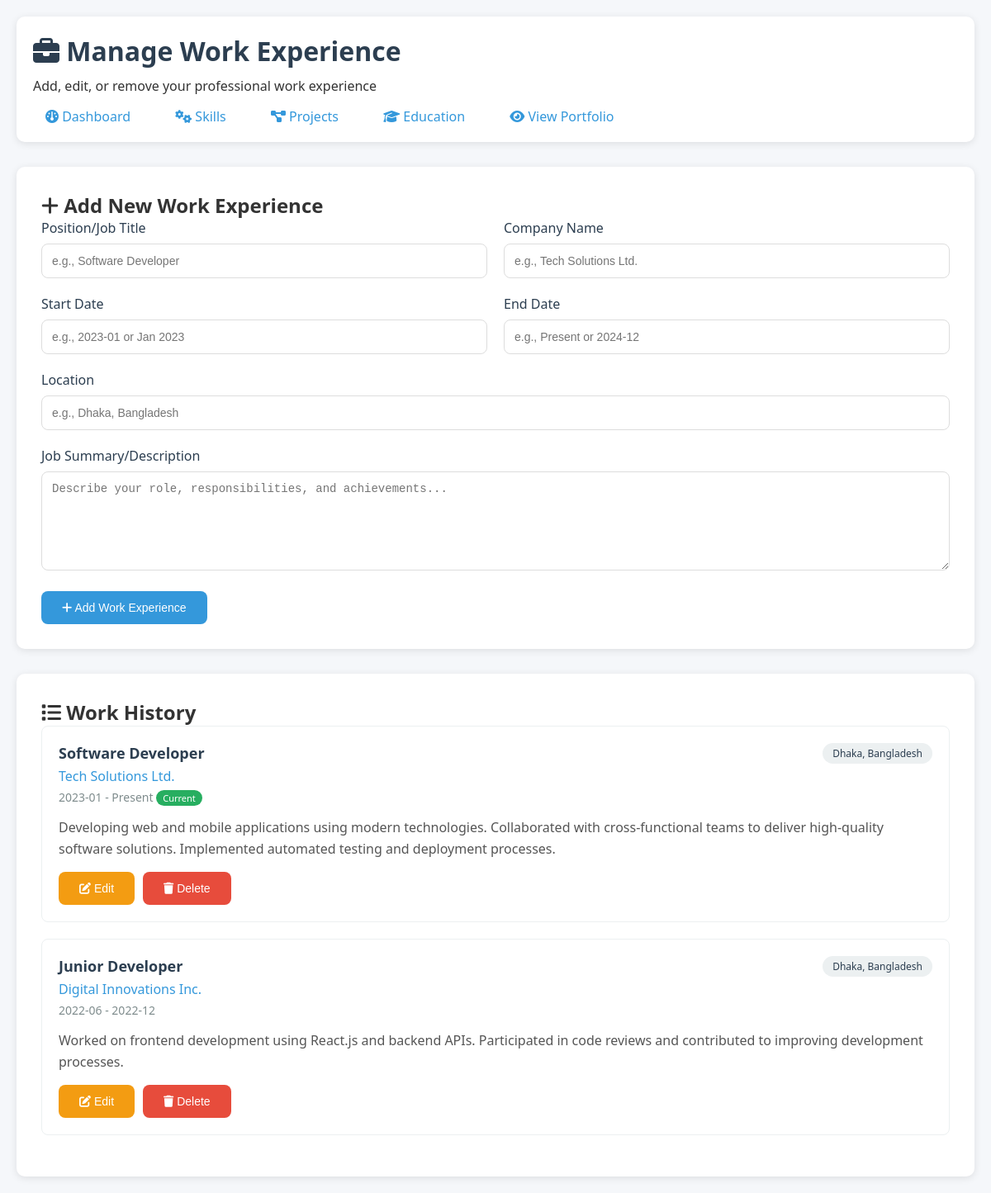
Screenshot of /admin/manage_work.php (signed in) with the database file from the repository.
### tables this page shows
CREATE TABLE work_experience (
    id INT AUTO_INCREMENT PRIMARY KEY,
    position VARCHAR(100) NOT NULL,
    company_name VARCHAR(100) NOT NULL,
    start_date VARCHAR(50),
    end_date VARCHAR(50),
    location VARCHAR(100),
    summary TEXT,
    achievements JSON,
    technologies JSON,
    is_current BOOLEAN DEFAULT FALSE,
    display_order INT DEFAULT 0,
    created_at TIMESTAMP DEFAULT CURRENT_TIMESTAMP,
    updated_at TIMESTAMP DEFAULT CURRENT_TIMESTAMP ON UPDATE CURRENT_TIMESTAMP,
    INDEX idx_company (company_name),
    INDEX idx_position (position),
    INDEX idx_current (is_current),
    INDEX idx_order (display_order)
);

### admin/manage_work.php (the view, shortened to what this page needs)
<?php
$db = new Database();
$conn = $db->getConnection();
$stmt = $conn->prepare("SELECT * FROM work_experience ORDER BY start_date DESC");
$stmt->execute();
$work_experiences = $stmt->fetchAll();
?>
<!DOCTYPE html>
<html lang="en">
<head>
    <link rel="stylesheet" href="https://cdnjs.cloudflare.com/ajax/libs/font-awesome/6.2.1/css/all.min.css">
</head>
<body>
    <div class="container">
        <div class="header">
            <h1><i class="fas fa-briefcase"></i> Manage Work Experience</h1>
            <p>Add, edit, or remove your professional work experience</p>
            <div class="nav-links">
                <a href="dashboard.php"><i class="fas fa-dashboard"></i> Dashboard</a>
                <a href="manage_skills.php"><i class="fas fa-cogs"></i> Skills</a>
                <a href="manage_projects.php"><i class="fas fa-project-diagram"></i> Projects</a>
                <a href="manage_education.php"><i class="fas fa-graduation-cap"></i> Education</a>
                <a href="../Naquib.htm" target="_blank"><i class="fas fa-eye"></i> View Portfolio</a>
            </div>
        </div>
        <div class="form-container">
            <h2><i class="fas fa-plus"></i> Add New Work Experience</h2>
            <form method="POST">
                <div class="form-row">
                    <div class="form-group">
                        <label for="position">Position/Job Title</label>
                        <input type="text" id="position" name="position" placeholder="e.g., Software Developer" required>
                    </div>
                    <div class="form-group">
                        <label for="company_name">Company Name</label>
                        <input type="text" id="company_name" name="company_name" placeholder="e.g., Tech Solutions Ltd." required>
                    </div>
                </div>
                <div class="form-row">
                    <div class="form-group">
                        <label for="start_date">Start Date</label>
                        <input type="text" id="start_date" name="start_date" placeholder="e.g., 2023-01 or Jan 2023" required>
                    </div>
                    <div class="form-group">
                        <label for="end_date">End Date</label>
                        <input type="text" id="end_date" name="end_date" placeholder="e.g., Present or 2024-12">
                    </div>
                </div>
                <div class="form-group">
                    <label for="location">Location</label>
                    <input type="text" id="location" name="location" placeholder="e.g., Dhaka, Bangladesh" required>
                </div>
                <div class="form-group">
                    <label for="summary">Job Summary/Description</label>
                    <textarea id="summary" name="summary" placeholder="Describe your role, responsibilities, and achievements..." required></textarea>
                </div>
                <button type="submit" class="btn">
                    <i class="fas fa-plus"></i> Add Work Experience
                </button>
            </form>
        </div>
        <div class="work-list">
            <h2><i class="fas fa-list"></i> Work History</h2>
            <?php if (empty($work_experiences)): ?>
                <p>No work experience found. Add your first job above.</p>
            <?php else: ?>
                <?php foreach ($work_experiences as $work): ?>
                    <div class="work-item">
                        <div class="work-header">
                            <div>
                                <h3 class="work-title"><?php echo htmlspecialchars($work['position']); ?></h3>
                                <div class="work-company"><?php echo htmlspecialchars($work['company_name']); ?></div>
                                <div class="work-duration">
                                    <?php echo htmlspecialchars($work['start_date']); ?> -
                                    <?php echo htmlspecialchars($work['end_date']); ?>
                                    <?php if (strtolower($work['end_date']) === 'present'): ?>
                                        <span class="current-badge">Current</span>
                                    <?php endif; ?>
                                </div>
                            </div>
                            <div class="work-location"><?php echo htmlspecialchars($work['location']); ?></div>
                        </div>
                        <div class="work-summary">
                            <?php echo nl2br(htmlspecialchars($work['summary'])); ?>
                        </div>
                        <div class="work-actions">
                            <button class="btn btn-warning" onclick="editWork(<?php echo $work['id']; ?>)">
                                <i class="fas fa-edit"></i> Edit
                            </button>
                            <form method="POST" style="display: inline;" onsubmit="return confirm('Are you sure you want to delete this work experience?')">
                                <button type="submit" class="btn btn-danger">
                                    <i class="fas fa-trash"></i> Delete
                                </button>
                            </form>
                        </div>
                    </div>
                <?php endforeach; ?>
            <?php endif; ?>
        </div>
    </div>
</body>
</html>

### admin/manage_work.php (style rules this page uses)
* { margin: 0; padding: 0; box-sizing: border-box; }
body { font-family: 'Segoe UI', Tahoma, Geneva, Verdana, sans-serif; background: #f5f7fa; color: #333; }
.container { max-width: 1200px; margin: 0 auto; padding: 20px; }
.header { background: white; padding: 20px; border-radius: 10px; box-shadow: 0 2px 10px rgba(0,0,0,0.1); margin-bottom: 30px; }
.header h1 { color: #2c3e50; margin-bottom: 10px; }
.nav-links { margin-top: 15px; }
.nav-links a { color: #3498db; text-decoration: none; margin-right: 20px; padding: 8px 15px; border-radius: 5px; transition: background 0.3s; }
.form-container { background: white; padding: 30px; border-radius: 10px; box-shadow: 0 2px 10px rgba(0,0,0,0.1); margin-bottom: 30px; }
.form-group { margin-bottom: 20px; }
.form-group label { display: block; margin-bottom: 8px; font-weight: 500; color: #2c3e50; }
.form-group input, .form-group select, .form-group textarea { width: 100%; padding: 12px; border: 1px solid #ddd; border-radius: 8px; font-size: 14px; transition: border-color 0.3s; }
.form-group textarea { min-height: 120px; resize: vertical; }
.form-row { display: grid; grid-template-columns: 1fr 1fr; gap: 20px; }
.btn { background: #3498db; color: white; padding: 12px 25px; border: none; border-radius: 8px; cursor: pointer; font-size: 14px; font-weight: 500; transition: background 0.3s; }
.btn-danger { background: #e74c3c; }
.btn-warning { background: #f39c12; }
.work-list { background: white; padding: 30px; border-radius: 10px; box-shadow: 0 2px 10px rgba(0,0,0,0.1); }
.work-item { border: 1px solid #ecf0f1; border-radius: 8px; padding: 20px; margin-bottom: 20px; transition: box-shadow 0.3s; }
.work-header { display: flex; justify-content: space-between; align-items: flex-start; margin-bottom: 15px; }
.work-title { font-size: 18px; font-weight: 600; color: #2c3e50; margin-bottom: 5px; }
.work-company { color: #3498db; font-weight: 500; margin-bottom: 5px; }
.work-duration { color: #7f8c8d; font-size: 14px; }
.work-location { background: #ecf0f1; color: #2c3e50; padding: 4px 12px; border-radius: 15px; font-size: 12px; }
.work-summary { color: #555; margin-bottom: 15px; line-height: 1.6; }
.work-actions { display: flex; gap: 10px; }
.current-badge { background: #27ae60; color: white; padding: 2px 8px; border-radius: 10px; font-size: 11px; font-weight: 500; }

### rows the page displays
work_experience: position "Software Developer", company_name "Tech Solutions Ltd.", start_date "2023-01", end_date "Present", shows "Current", location "Dhaka, Bangladesh", summary "Developing web and mobile applications using modern technologies. Collaborated with cross-functional teams to deliver high-quality software solutions. Implemented automated testing and deployment processes."
work_experience: position "Junior Developer", company_name "Digital Innovations Inc.", start_date "2022-06", end_date "2022-12", location "Dhaka, Bangladesh", summary "Worked on frontend development using React.js and backend APIs. Participated in code reviews and contributed to improving development processes."
